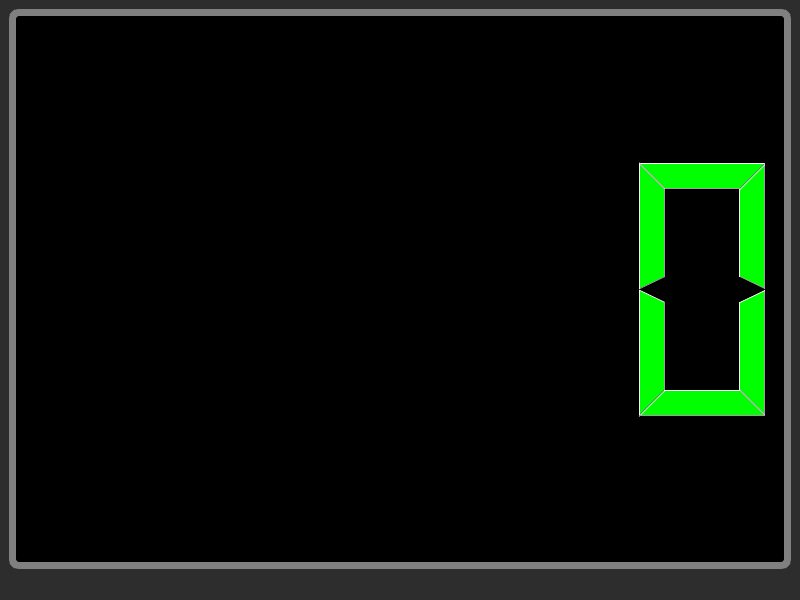
<?xml version="1.0" encoding="UTF-8"?>
<ui version="4.0">
 <class>MainWindow</class>
 <widget class="QMainWindow" name="MainWindow">
  <property name="geometry">
   <rect>
    <x>0</x>
    <y>0</y>
    <width>800</width>
    <height>600</height>
   </rect>
  </property>
  <property name="windowTitle">
   <string>MainWindow</string>
  </property>
  <property name="styleSheet">
   <string notr="true">background-color: rgb(45, 45, 45);</string>
  </property>
  <widget class="QWidget" name="centralwidget">
   <layout class="QHBoxLayout" name="horizontalLayout">
    <item>
     <widget class="QLCDNumber" name="lcdNumber">
      <property name="styleSheet">
       <string notr="true">  
        color: #00FF00;
        background-color: black;
        border: 7px solid gray;
        border-radius: 10px;
        letter-spacing: 2px;
        text-align: center;
        padding: 10px;

   </string>
      </property>
     </widget>
    </item>
   </layout>
  </widget>
  <widget class="QStatusBar" name="statusbar"/>
 </widget>
 <resources/>
 <connections/>
</ui>
